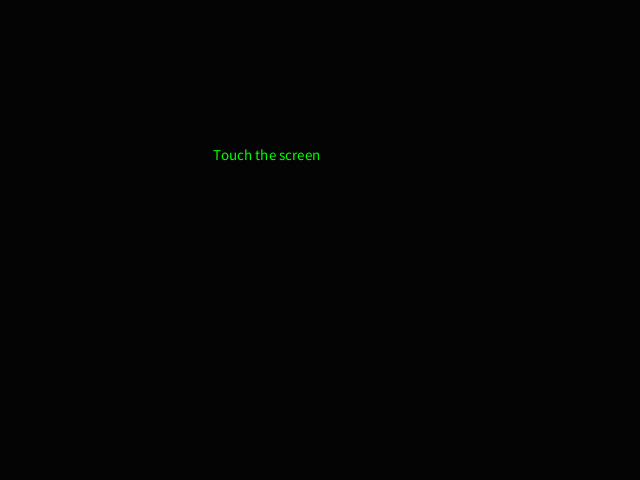
Frame 1 (no input)
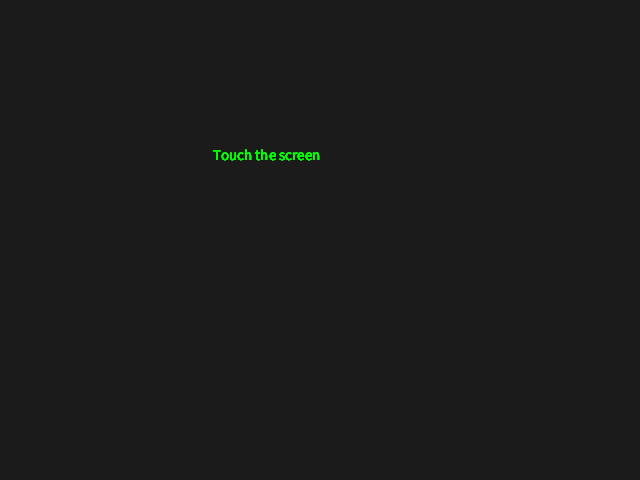
Frame 60 (the mouse pressed at the canvas centre just before this capture)
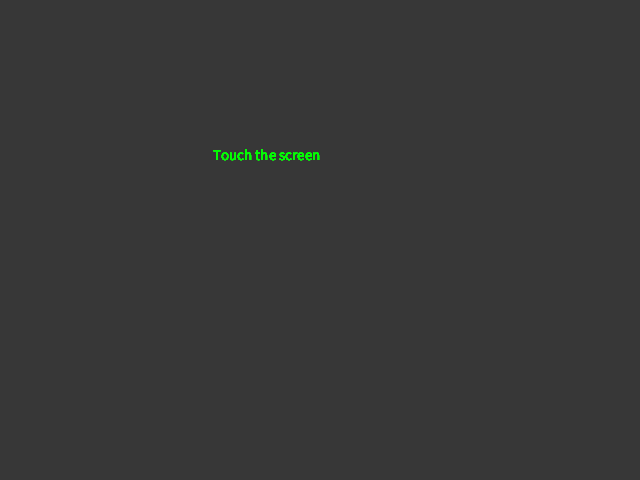
Frame 120 (the mouse held since frame 60 and released just before this capture)

The Processing sketch that drew these frames (run headless with seeded random() and noise(); from frame 60 on, the mouse is pressed at the canvas centre):

// Processing sketch: processing_100904
// ── processing_100904.pde

float bb = 100;
String message = "Touch the screen";

void setup()
{
  size(640,480);
  background(0);
  rectMode(CENTER);
  textSize(15);
}

void draw()
{
  noStroke();
  bb = bb + (int)random(-50,50);
  if (bb<0) {
    bb = 0;
  } else if (bb>128) {
    bb = 128;
  }
  fill(bb, 10);
  rect(width/2, height/2, width, height);
  fill(0, 255, 0);
  text(message, width/3, height/3);
  noFill();
}

void mouseDragged()
{
  float red = 255;
  float blue = map(mouseX, 0, width, 0, 255);
  float green = map(mouseY, 0, height, 0, 255);
  
  float speed = dist(pmouseX, pmouseY, mouseX, mouseY);
  float lineWidth = map(speed, 0, 10, 10, 1);
  lineWidth = constrain(lineWidth, 0, 10);  
  
  float eT = 0.1; // edgeTolerance
  
  if(mouseX > width*(1-eT) && mouseY > height*(1-eT)) { // lower right corner
    brushBlood(mouseX, mouseY,speed, speed,lineWidth);
    message = "\nAGH!";
  } else if(mouseX < width*(eT) && mouseY > height*(1-eT)){ // lower left corner
    brushBlood(mouseX, mouseY,speed, speed,lineWidth);
    message = "\nMwahaha!";
  } else if(mouseX > width*(1-eT) && mouseY < height*(eT)) { // upper right corner
    brushBlood(mouseX, mouseY,speed, speed,lineWidth);
    message = "\nGun shots!";
  } else if(mouseX < width*(eT) && mouseY < height*(eT)) { // upper left corner
    brushBlood(mouseX, mouseY,speed, speed,lineWidth);
    message = "\nWhaaaa!";
  } else {
    stroke(0, green, blue);
    strokeWeight(lineWidth);
    line(pmouseX, pmouseY,mouseX, mouseY);
    brush1(mouseX, mouseY,speed, speed,lineWidth);
    brush2(mouseX, mouseY,speed, speed,lineWidth);
    message = "Check the corners...";
  }
}

void mouseReleased()
{
  //println("rel");
  //player2.ramp(0.,1000);
}

void brush1(float x,float y, float px, float py, float lineWidth) {
  strokeWeight(lineWidth);
  ellipse(x,y,px*2,py*2);
  ellipse(width-x,height-y,px*2,py*2);
  return;
}


void brush2(float x,float y, float px, float py, float lineWidth) {
  strokeWeight(lineWidth);
  pushMatrix();
  translate(x,y);
  rotate(random(px));
  ellipse(0+random(50),0+random(50),10,10); 
  popMatrix();
  pushMatrix();
  translate(width-x,height-y);
  rotate(random(px));
  ellipse(0+random(50),0+random(50),10,10); 
  popMatrix();
  return;
}

void brushBlood(float x,float y, float px, float py, float lineWidth) {
  fill(255,0,0);
  stroke(255,0,0);
  strokeWeight(lineWidth);
  pushMatrix();
  translate(x,y);
  rotate(random(px));
  float radius1 = random(5);
  float radius2 = random(10);
  float radius3 = random(25);
  ellipse(0+random(80),0+random(80),radius1,radius1); 
  ellipse(0+random(40),0+random(40),radius2,radius2); 
  ellipse(0+random(30),0+random(30),radius3,radius3); 
  popMatrix();
  noFill();
  noStroke();
  return;
}
